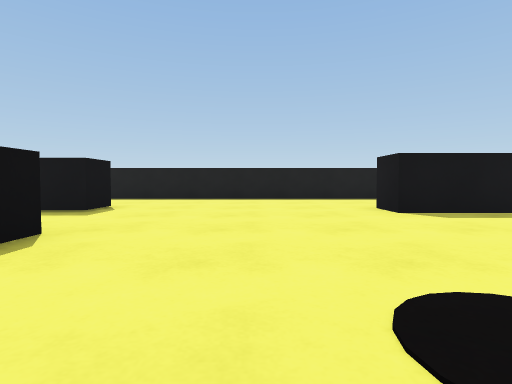
view 1 (above)

17 first-person views from a walk through a scene from a Unity 3-D project. The camera is 0.57 m above the floor, tilts 2° down and sees 80° across. The floor is counted in squares, 1 m on a side. Each view is taken from the middle of a square. On the plan, view 1 faces up. The plan holds only what a view shows up to about 9 squares ahead; the rest is blank. The player is left out.

view 2
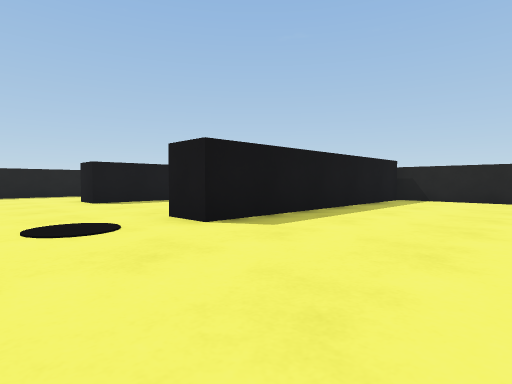

view 3
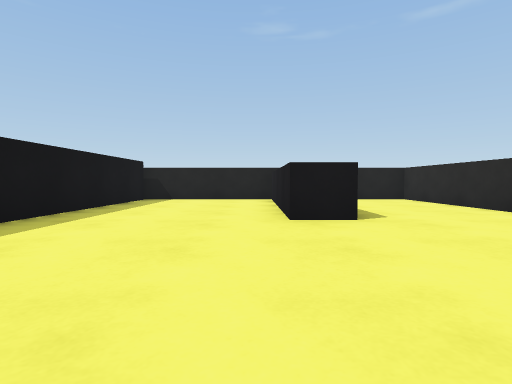

view 4
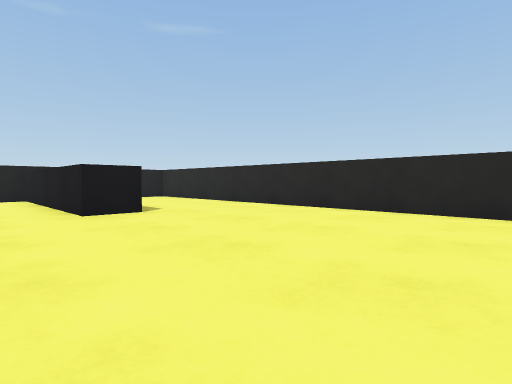

view 5
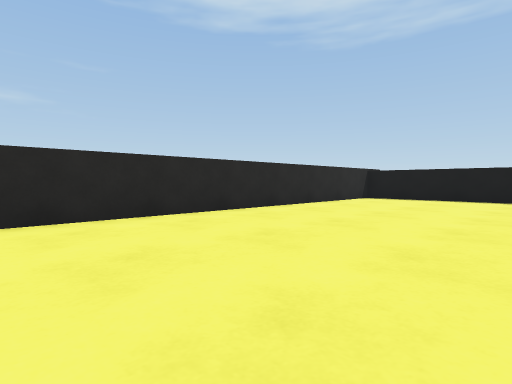

view 6
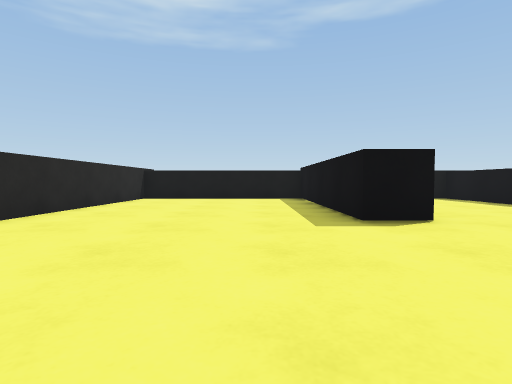

view 7
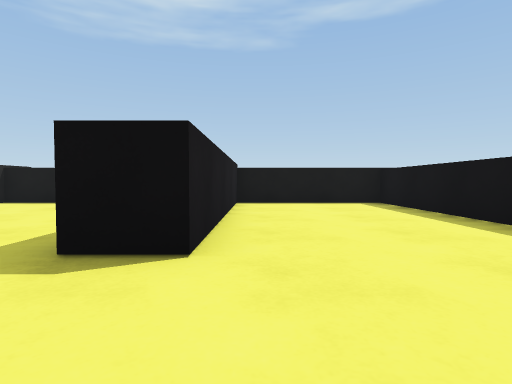

view 8
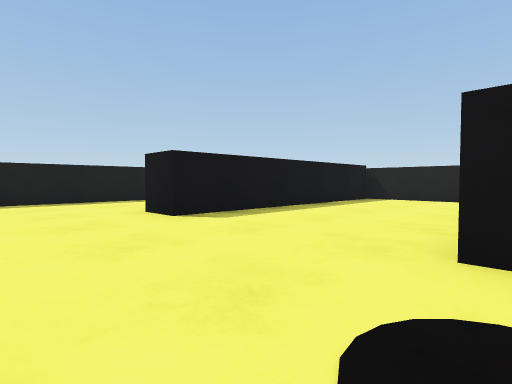

view 9
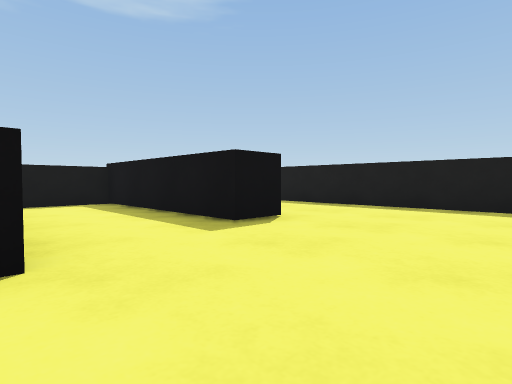

view 10
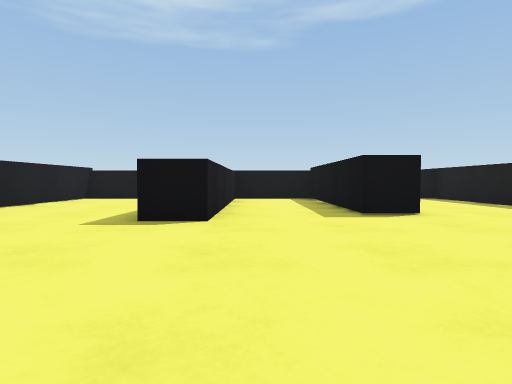

view 11
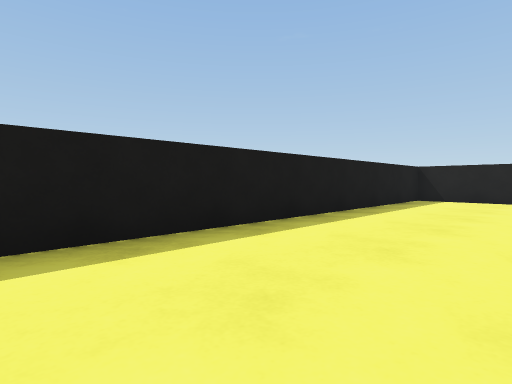

view 12
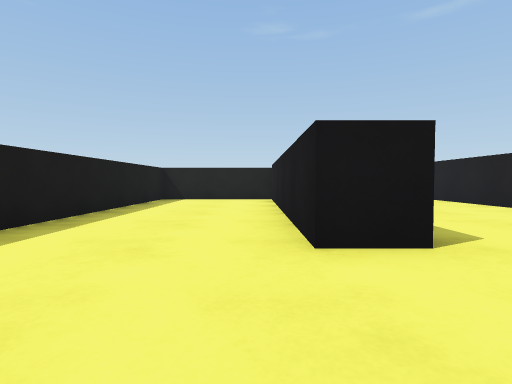

view 13
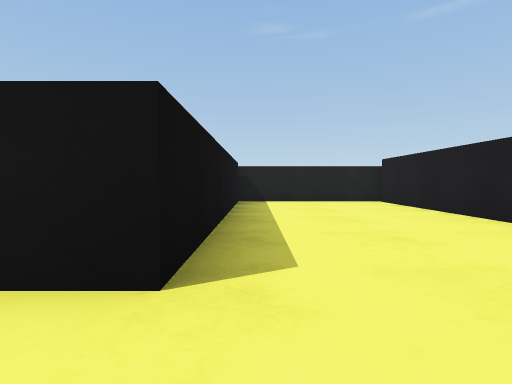

view 14
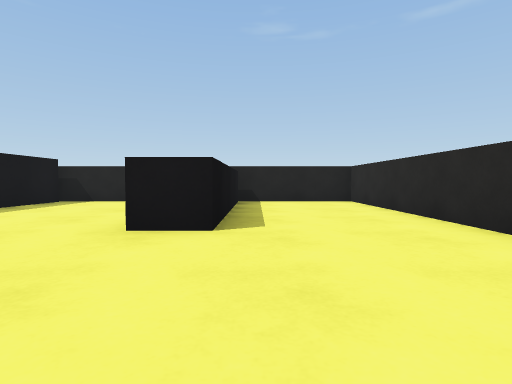

view 15
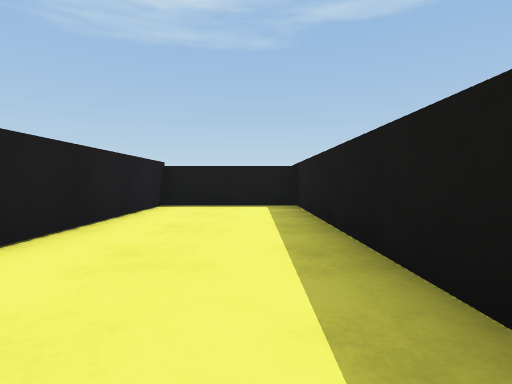

view 16
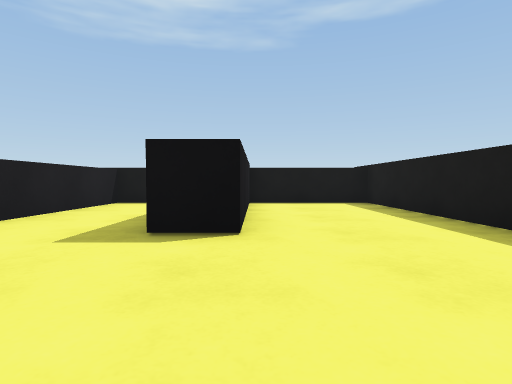

view 17
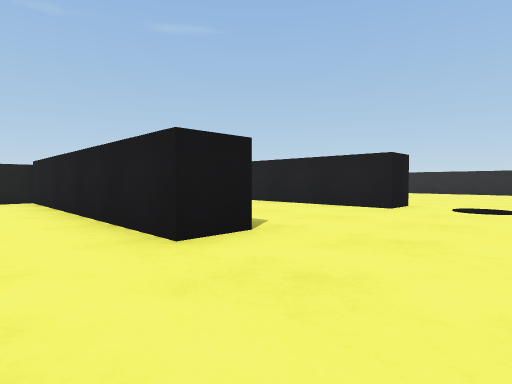

### Floor plan
Points are (right, up) in squares from view 1. A wall is a line through its corners. A room is listed if a view was taken in it or the views show most of it. See-through windows are left out.
Room 1 (views 1, 2, 3, 4, 5, 6, 7, 8, 9, 10, 11, 12, 13, 14, 15, 16, 17)
walls: (-3.9, 2.3) (-8.1, 2.3) (-8.1, -1.5) (-2.3, -1.5) (-2.3, -2.5) (-7, -2.5); (9.5, 0.5) (2.6, 0.5) (2.6, 1.5) (9.5, 1.5); (9.1, -4.5) (4.5, -4.5) (4.5, -3.5) (9.5, -3.5); (-8.1, -3.9) (-8.1, -7.7) (9.7, -7.7) (9.7, 5.5) (2.6, 5.5) (2.6, 6.5) (9.7, 6.5) (9.7, 10) (-8.1, 10) (-8.1, 6.8) (-3.2, 6.8) (-3.2, 5.8) (-8.1, 5.8) (-8.1, 3.3) (-2.3, 3.3) (-2.3, 2.2)
objects: other object (1, 1)

Where each view was taken, in squares from view 1:
view 1: 0 up, 0 right, facing up
view 2: 3 down, 0 right, facing up-right
view 3: 3 down, 0 right, facing right
view 4: 2 down, 1 left, facing down-right
view 5: 3 down, 2 right, facing down-left
view 6: 4 down, 2 right, facing left
view 7: 1 down, 0 right, facing left
view 8: 1 up, 0 right, facing up-right
view 9: 3 up, 0 right, facing up-left
view 10: 4 up, 2 right, facing left
view 11: 7 up, 0 right, facing up-right
view 12: 7 up, 0 right, facing right
view 13: 5 up, 1 right, facing right
view 14: 5 down, 1 right, facing right
view 15: 9 up, 1 left, facing left
view 16: 7 up, 0 right, facing left
view 17: 8 up, 0 right, facing down-right
